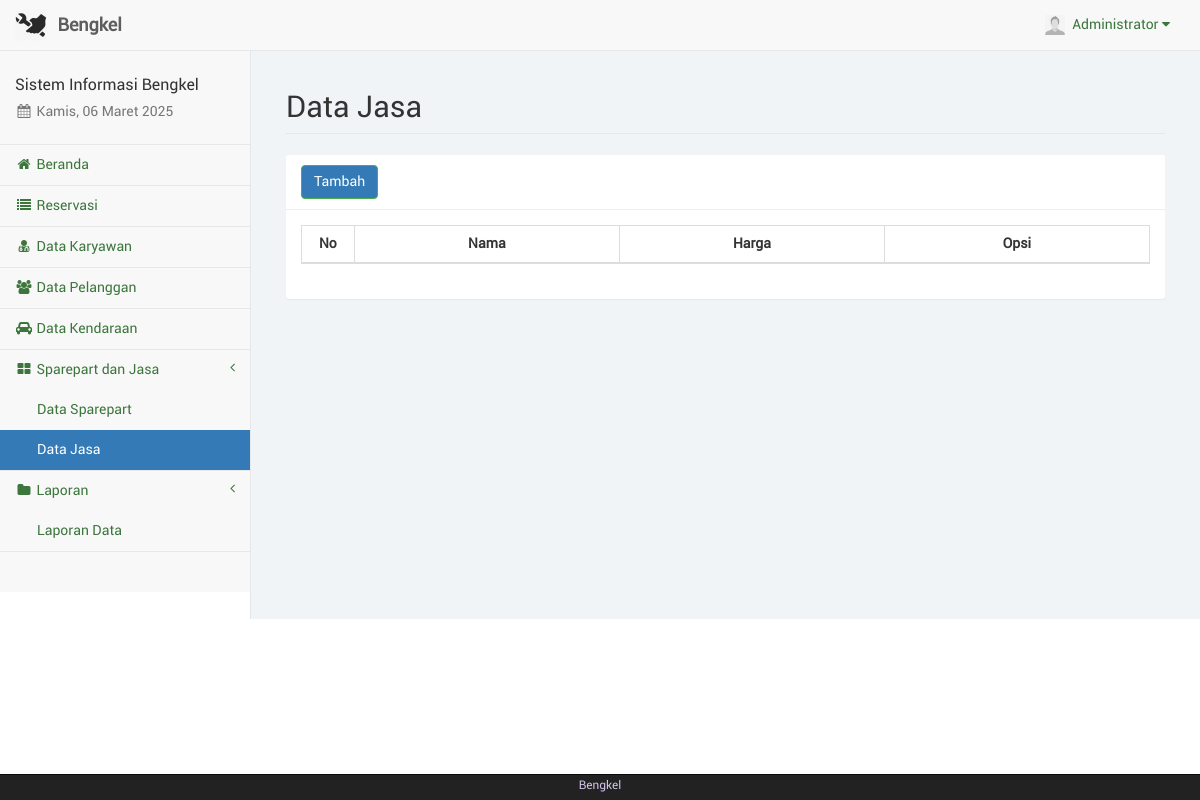
Before: /jasa.php (signed in) with the older database file.
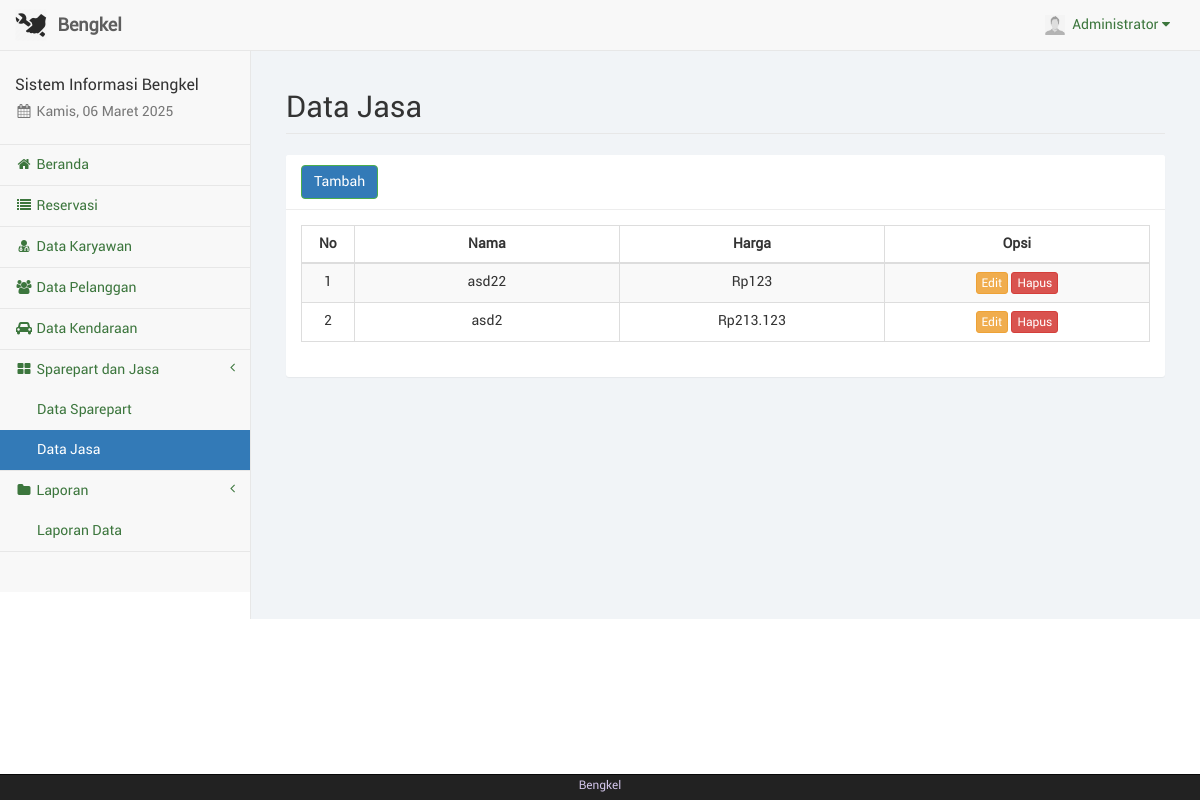
After: the same page with the newer database file.
### tables this page shows
CREATE TABLE IF NOT EXISTS `jasa_servis` (
  `id` int NOT NULL AUTO_INCREMENT,
  `jenis` varchar(255) NOT NULL,
  `harga` float NOT NULL DEFAULT '0',
  PRIMARY KEY (`id`)
);

### dist/function/format_rupiah.php (called while the page is built, shortened)
<?php
	function format_rupiah($rp) {
		$jumlah = number_format($rp, 0, ",", ".");
		$rupiah = "Rp". $jumlah;
		return $rupiah;
	}
?>

### jasa.php (the view, shortened to what this page needs)
<?php
include("sess_check.php");
include("layout_top.php");
include("dist/function/format_rupiah.php");
?>
<div id="page-wrapper">
	<div class="container-fluid">
		<div class="row">
			<div class="col-lg-12">
				<h1 class="page-header">Data Jasa</h1>
			</div>
		</div>
		<div class="row">
			<div class="col-lg-12"><?php include("layout_alert.php"); ?></div>
		</div>
		<div class="row">
			<div class="col-lg-12">
				<div class="panel panel-default">
					<div class="panel-heading">
						<a href="jasa_tambah.php" class="btn btn-success">Tambah</a>
					</div>
					<div class="panel-body">
						<table class="table table-striped table-bordered table-hover" id="tabel-data">
							<thead>
								<tr>
									<th width="1%">No</th>
									<th width="10%">Nama</th>
									<th width="10%">Harga</th>
									<th width="10%">Opsi</th>
								</tr>
							</thead>
							<tbody>
								<?php
								$i = 1;
								$sql = "SELECT * FROM jasa_servis ORDER BY harga ASC";
								$ress = mysqli_query($conn, $sql);
								while ($data = mysqli_fetch_array($ress)) {
									echo '<tr>';
									echo '<td class="text-center">' . $i . '</td>';
									echo '<td class="text-center">' . $data['jenis'] . '</td>';
									echo '<td class="text-center">' . format_rupiah($data['harga']) . '</td>';
									echo '<td class="text-center">
													  <a href="jasa_edit.php?js=' . $data['id'] . '" class="btn btn-warning btn-xs">Edit</a>'; ?>
									<a href="jasa_hapus.php?js=<?php echo $data['id']; ?>" onclick="return confirm('Apakah anda yakin akan menghapus <?php echo $data['jenis']; ?>?');" class="btn btn-danger btn-xs">Hapus</a></td>
								<?php
									echo '</tr>';
									$i++;
								}
								?>
							</tbody>
						</table>
					</div>
				</div>
			</div>
		</div>
	</div>
</div>
<?php
include("layout_bottom.php");
?>

Changed rows visible on the page:
added jasa_servis: jenis "asd22", harga "Rp123"
added jasa_servis: jenis "asd2", harga "Rp213.123"
